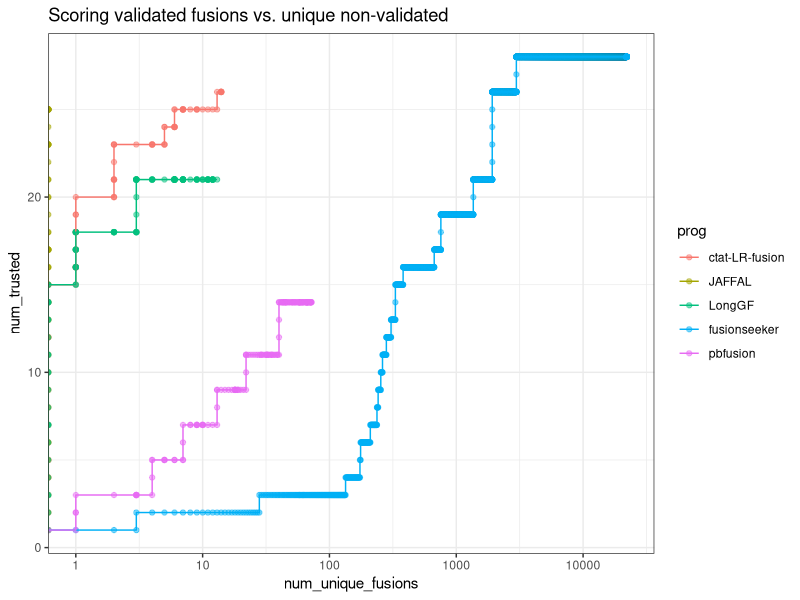
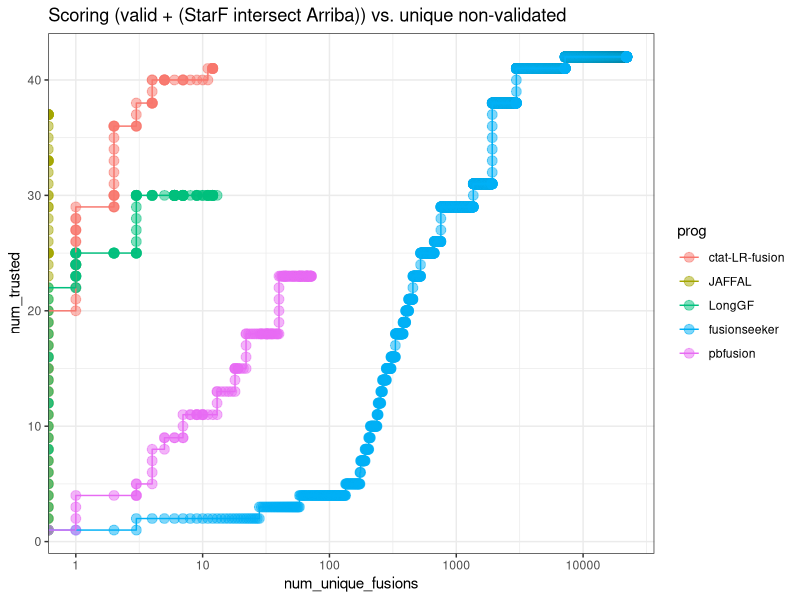
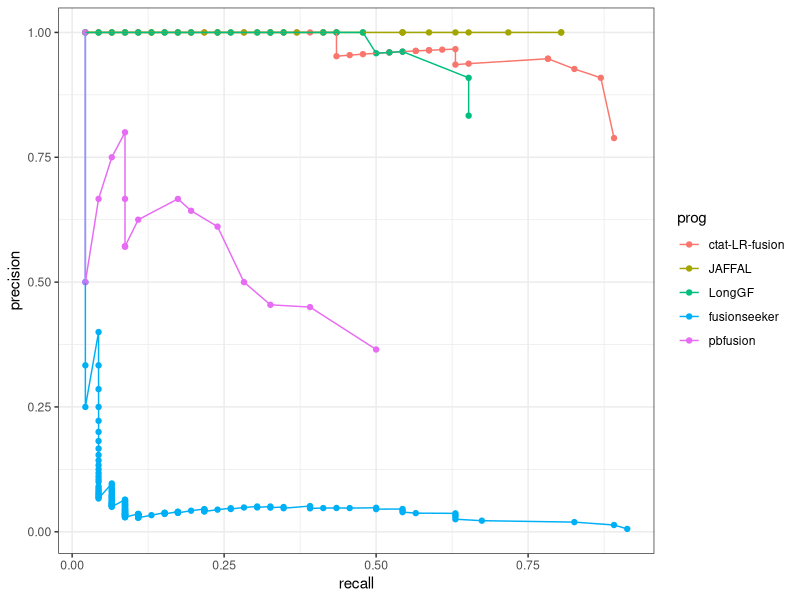
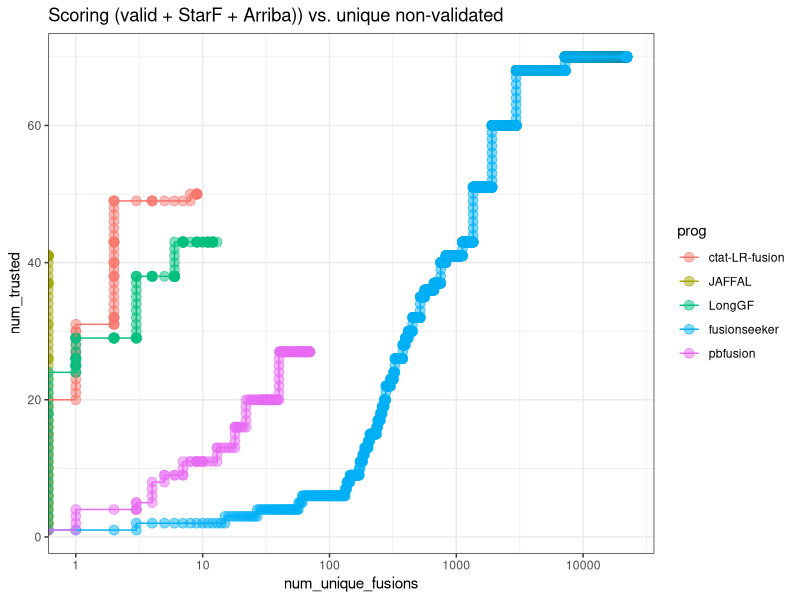
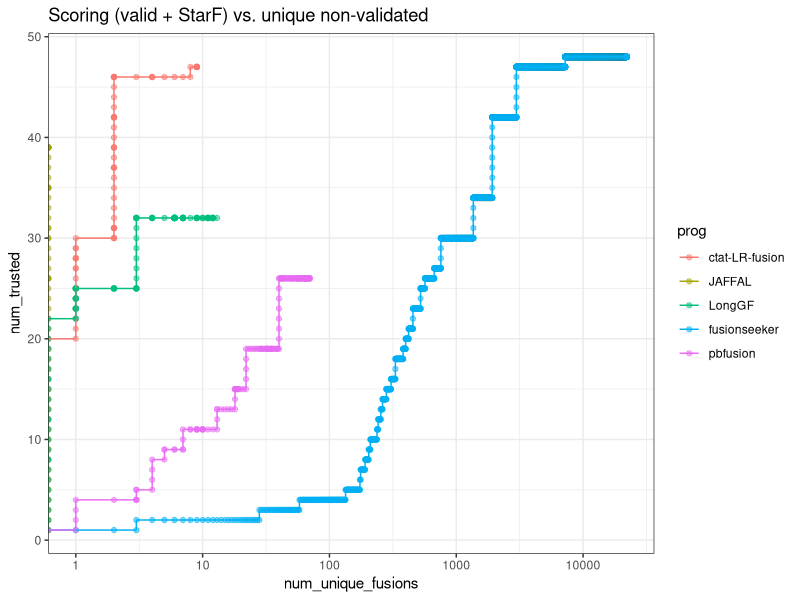
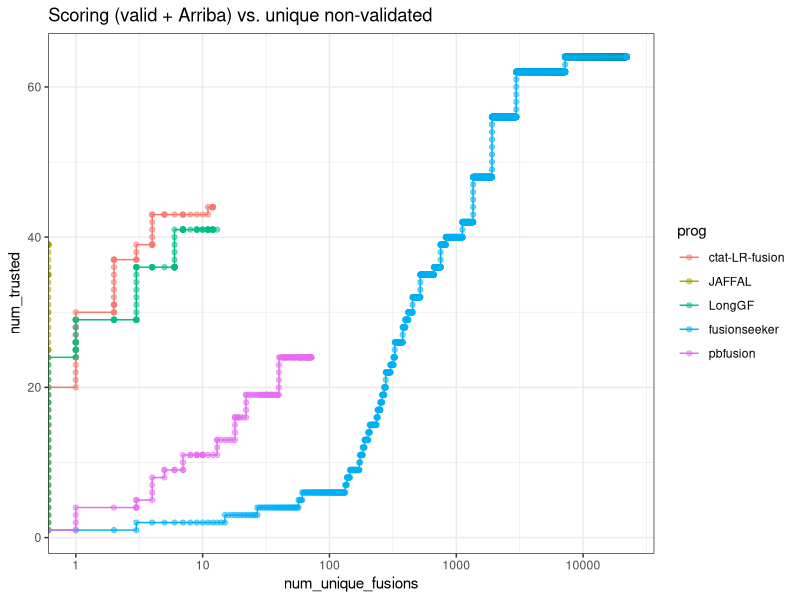
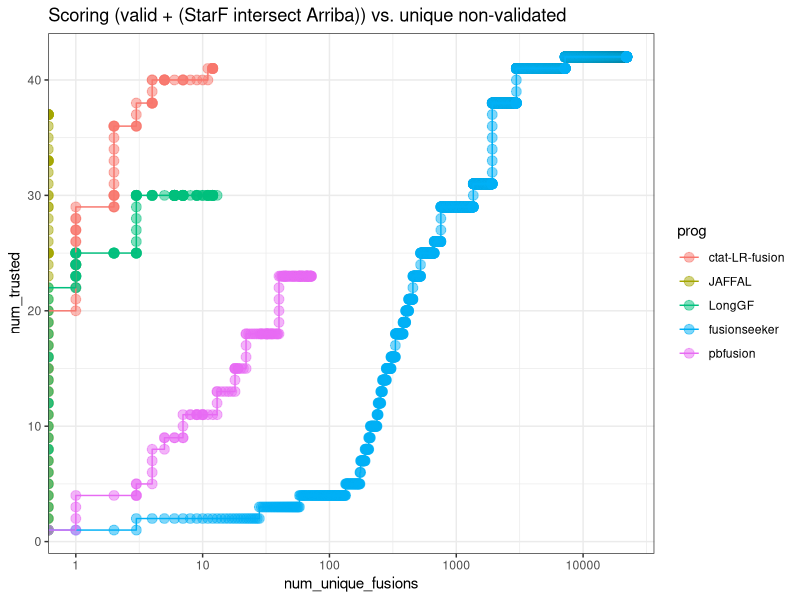

Here is the R script that generated these plots, in order:
## ---- chunk 1
knitr::opts_chunk$set(echo = TRUE)
library(tidyverse)
## ---- chunk 2

alpha_val = 0.5

PROGS = c('ctat-LR-fusion', 'JAFFAL', 'LongGF', 'fusionseeker', 'pbfusion')

## ---- chunk 3

data = read.csv("../Table_Sx-ONT_fusions_by_method.tsv", header=T, sep="\t", stringsAsFactors = F)

data$prog = factor(data$prog, levels=PROGS)

data %>% head()

## ---- chunk 4

fusion_prog_count_info = data %>% select(proxy_fusion_name, prog) %>% unique() %>%
    group_by(proxy_fusion_name) %>% arrange(prog) %>%
    mutate(progs = paste(prog, collapse=","), num_progs = n()) %>%
    select(proxy_fusion_name, progs, num_progs) %>% unique()


table(fusion_prog_count_info$num_progs)
## ---- chunk 5

unique_fusions = fusion_prog_count_info %>% filter(num_progs == 1) %>% 
    pull(proxy_fusion_name)


## ---- chunk 6

data = data %>% mutate(is_unique_fusion = (proxy_fusion_name %in% unique_fusions))


## ---- chunk 7

# score fusions

score_fusions = function(fusions_as_truth_labeled) {
    read_support_sample_scored = fusions_as_truth_labeled %>% 
        group_by(prog) %>%
        arrange(desc(num_reads), desc(as_truth)) %>% 
        mutate(num_trusted = cumsum(as_truth), num_unique_fusions = cumsum(is_unique_fusion & ! as_truth)) %>%
        ungroup()
    
    return(read_support_sample_scored)
}
## ---- chunk 8

data %>% filter(validated_fusion) %>% select(proxy_fusion_name, prog) %>% unique() %>% 
    group_by(prog) %>% tally() %>% arrange(desc(n))


## ---- chunk 9

validated_fusions_found_by_progs = data %>% filter(validated_fusion) %>% select(proxy_fusion_name, prog) %>% unique() %>% 
    group_by(proxy_fusion_name) %>% arrange(prog) %>% mutate(progs = paste(prog, collapse=',') ) %>%
    select(proxy_fusion_name, progs) %>% unique()

validated_fusions_found_by_progs
## ---- chunk 10
# which did ctat-LR-fusion find but not JAFFAL?

validated_fusions_found_by_progs %>% filter(grepl("ctat-LR-fusion", progs)) %>% filter(! grepl("JAFFAL", progs))

## ---- chunk 11
# which did JAFFAL find that ctat-LR-fusion did not find?

validated_fusions_found_by_progs %>% filter(grepl("JAFFAL", progs)) %>% filter(! grepl("ctat-LR-fusion", progs))

## ---- chunk 12

scored_validated_fusions = score_fusions( data %>% mutate(as_truth = validated_fusion))

## ---- chunk 13

scored_validated_fusions %>% 
    select(prog, num_unique_fusions, num_trusted) %>% 
    ggplot(aes(x=num_unique_fusions, y=num_trusted)) + 
    geom_point(aes(color=prog), alpha=alpha_val) + 
    geom_line(aes(color=prog)) +
    scale_x_continuous(trans='log10') + theme_bw() +
    ggtitle("Scoring validated fusions vs. unique non-validated ")



## ---- chunk 14

scored_intersected_StarF_Arriba_fusions = score_fusions(
    data %>% rowwise() %>%
        mutate(illum_support_info = paste(matched_illumina, other_illumina), sep=",") %>%
        mutate(as_truth = (grepl("starF", illum_support_info) & grepl("arriba", illum_support_info) ) | validated_fusion )
)

## ---- chunk 15

valid_plus_both_intersect_plot = scored_intersected_StarF_Arriba_fusions %>% 
    select(prog, num_unique_fusions, num_trusted) %>% 
    ggplot(aes(x=num_unique_fusions, y=num_trusted)) + 
    geom_point(aes(color=prog), alpha=alpha_val, size=rel(3)) + 
    geom_line(aes(color=prog)) +
    scale_x_continuous(trans='log10') + theme_bw() +
    ggtitle("Scoring (valid + (StarF intersect Arriba)) vs. unique non-validated")


valid_plus_both_intersect_plot

## ---- chunk 16

ggsave(valid_plus_both_intersect_plot, file="valid_plus_both_intersect-vs-unique.plot.svg", width=6, height=4)


## ---- chunk 17

max_valid_fusions = scored_intersected_StarF_Arriba_fusions  %>% filter(as_truth) %>% select(proxy_fusion_name) %>% unique() %>% nrow()

max_valid_fusions 

## ---- chunk 18

scored_intersected_StarF_Arriba_fusions =  scored_intersected_StarF_Arriba_fusions %>% 
    mutate(precision = num_trusted / (num_trusted + num_unique_fusions ),
           recall = num_trusted / max_valid_fusions)

scored_intersected_StarF_Arriba_fusions %>% head()
## ---- chunk 19

scored_intersected_StarF_Arriba_fusions %>% 
    group_by(prog, num_reads) %>% arrange(desc(recall), desc(precision)) %>% filter(row_number()==1) %>% ungroup() %>%
    ggplot(aes(x=recall, y=precision, color=prog)) + 
    theme_bw() + geom_point() + geom_line()


## ---- chunk 20

scored_union_StarF_Arriba_and_valid_fusions = score_fusions(
    data %>% rowwise() %>%
        mutate(illum_support_info = paste(matched_illumina, other_illumina), sep=",") %>%
        mutate(as_truth = (grepl("starF", illum_support_info) | grepl("arriba", illum_support_info) ) | validated_fusion )
)

## ---- chunk 21

scored_union_StarF_Arriba_and_valid_fusions_plot = scored_union_StarF_Arriba_and_valid_fusions %>% 
    select(prog, num_unique_fusions, num_trusted) %>% 
    ggplot(aes(x=num_unique_fusions, y=num_trusted)) + 
    geom_point(aes(color=prog), alpha=alpha_val, size=rel(3)) + 
    geom_line(aes(color=prog)) +
    scale_x_continuous(trans='log10') + theme_bw() +
    ggtitle("Scoring (valid + StarF + Arriba)) vs. unique non-validated")


scored_union_StarF_Arriba_and_valid_fusions_plot

## ---- chunk 22

scored_valid_plus_StarF_fusions = score_fusions(
    data %>% rowwise() %>%
        mutate(illum_support_info = paste(matched_illumina, other_illumina), sep=",") %>%
        mutate(as_truth = (grepl("starF", illum_support_info) | validated_fusion ) )
)

## ---- chunk 23

scored_valid_plus_StarF_fusions %>% 
    select(prog, num_unique_fusions, num_trusted) %>% 
    ggplot(aes(x=num_unique_fusions, y=num_trusted)) + 
    geom_point(aes(color=prog), alpha=alpha_val) + 
    geom_line(aes(color=prog)) +
    scale_x_continuous(trans='log10') + theme_bw() +
    ggtitle("Scoring (valid + StarF) vs. unique non-validated")


## ---- chunk 24

scored_valid_plus_Arriba_fusions = score_fusions(
    data %>% rowwise() %>%
        mutate(illum_support_info = paste(matched_illumina, other_illumina), sep=",") %>%
        mutate(as_truth = (grepl("arriba", illum_support_info)  | validated_fusion) )
)

## ---- chunk 25

scored_valid_plus_Arriba_fusions %>% 
    select(prog, num_unique_fusions, num_trusted) %>% 
    ggplot(aes(x=num_unique_fusions, y=num_trusted)) + 
    geom_point(aes(color=prog), alpha=alpha_val) + 
    geom_line(aes(color=prog)) +
    scale_x_continuous(trans='log10') + theme_bw() +
    ggtitle("Scoring (valid + Arriba) vs. unique non-validated")
